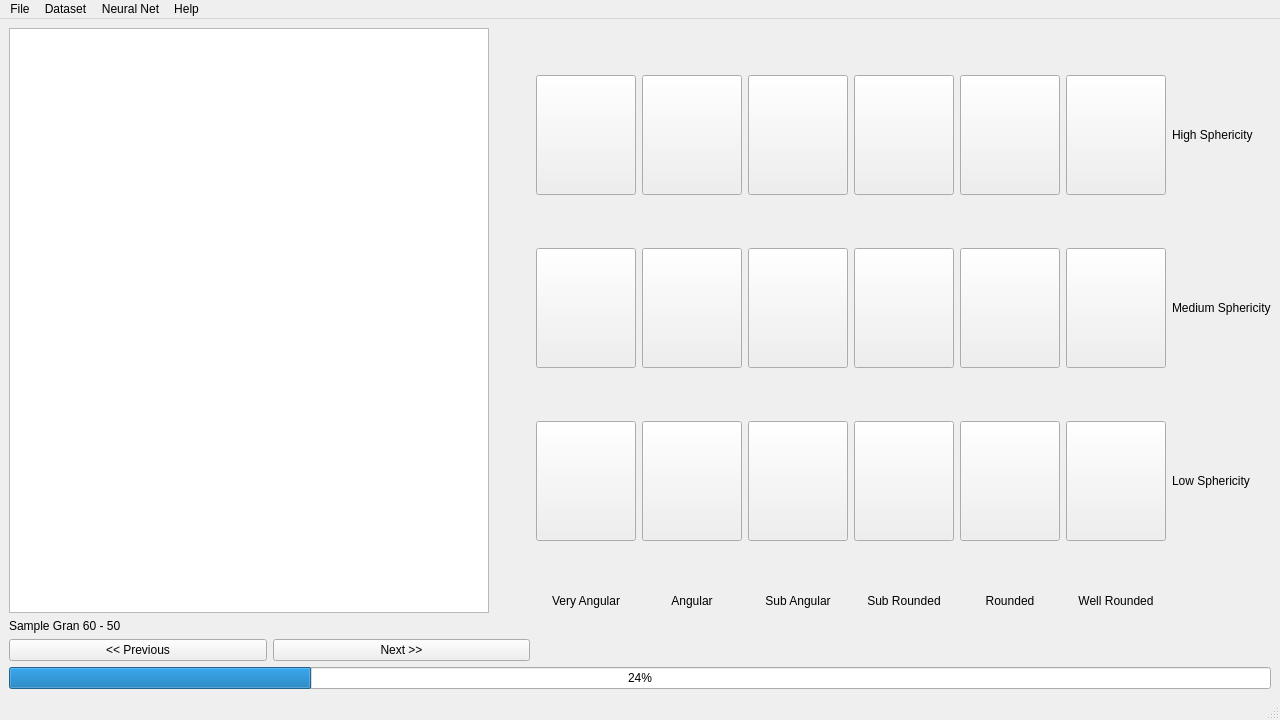
<?xml version="1.0" encoding="UTF-8"?>
<ui version="4.0">
 <class>NNteacher</class>
 <widget class="QMainWindow" name="NNteacher">
  <property name="geometry">
   <rect>
    <x>0</x>
    <y>0</y>
    <width>1280</width>
    <height>720</height>
   </rect>
  </property>
  <property name="minimumSize">
   <size>
    <width>1280</width>
    <height>720</height>
   </size>
  </property>
  <property name="maximumSize">
   <size>
    <width>1280</width>
    <height>720</height>
   </size>
  </property>
  <property name="focusPolicy">
   <enum>Qt::StrongFocus</enum>
  </property>
  <property name="windowTitle">
   <string>Neural Network Teacher</string>
  </property>
  <widget class="QWidget" name="centralwidget">
   <property name="sizePolicy">
    <sizepolicy hsizetype="Expanding" vsizetype="Expanding">
     <horstretch>0</horstretch>
     <verstretch>0</verstretch>
    </sizepolicy>
   </property>
   <layout class="QGridLayout" name="gridLayout">
    <item row="0" column="0">
     <layout class="QVBoxLayout" name="verticalLayout">
      <item>
       <layout class="QHBoxLayout" name="horizontalLayout">
        <item>
         <layout class="QVBoxLayout" name="verticalLayout_2">
          <item>
           <widget class="QGraphicsView" name="graphicsView">
            <property name="sizePolicy">
             <sizepolicy hsizetype="Maximum" vsizetype="MinimumExpanding">
              <horstretch>0</horstretch>
              <verstretch>0</verstretch>
             </sizepolicy>
            </property>
            <property name="minimumSize">
             <size>
              <width>480</width>
              <height>560</height>
             </size>
            </property>
            <property name="frameShape">
             <enum>QFrame::StyledPanel</enum>
            </property>
           </widget>
          </item>
          <item>
           <widget class="QLabel" name="SampleNameLbl">
            <property name="text">
             <string>Sample Gran 60 - 50</string>
            </property>
           </widget>
          </item>
          <item>
           <layout class="QHBoxLayout" name="horizontalLayout_2">
            <item>
             <widget class="QPushButton" name="pushButton_prev">
              <property name="text">
               <string>&lt;&lt; Previous</string>
              </property>
             </widget>
            </item>
            <item>
             <widget class="QPushButton" name="pushButton_next">
              <property name="text">
               <string>Next &gt;&gt;</string>
              </property>
             </widget>
            </item>
           </layout>
          </item>
         </layout>
        </item>
        <item>
         <layout class="QGridLayout" name="gridLayout_2">
          <item row="0" column="3">
           <widget class="QPushButton" name="pushbtn_04">
            <property name="sizePolicy">
             <sizepolicy hsizetype="Fixed" vsizetype="Fixed">
              <horstretch>0</horstretch>
              <verstretch>0</verstretch>
             </sizepolicy>
            </property>
            <property name="minimumSize">
             <size>
              <width>100</width>
              <height>120</height>
             </size>
            </property>
            <property name="maximumSize">
             <size>
              <width>100</width>
              <height>120</height>
             </size>
            </property>
            <property name="text">
             <string/>
            </property>
            <property name="icon">
             <iconset resource="VSA.qrc">
              <normaloff>:/Icons/Icons/4.png</normaloff>
              <normalon>:/Icons/Icons/4_fade.png</normalon>:/Icons/Icons/4.png</iconset>
            </property>
            <property name="iconSize">
             <size>
              <width>100</width>
              <height>120</height>
             </size>
            </property>
            <property name="checkable">
             <bool>true</bool>
            </property>
           </widget>
          </item>
          <item row="0" column="2">
           <widget class="QPushButton" name="pushbtn_03">
            <property name="sizePolicy">
             <sizepolicy hsizetype="Fixed" vsizetype="Fixed">
              <horstretch>0</horstretch>
              <verstretch>0</verstretch>
             </sizepolicy>
            </property>
            <property name="minimumSize">
             <size>
              <width>100</width>
              <height>120</height>
             </size>
            </property>
            <property name="maximumSize">
             <size>
              <width>100</width>
              <height>120</height>
             </size>
            </property>
            <property name="text">
             <string/>
            </property>
            <property name="icon">
             <iconset resource="VSA.qrc">
              <normaloff>:/Icons/Icons/3.png</normaloff>
              <normalon>:/Icons/Icons/3_fade.png</normalon>:/Icons/Icons/3.png</iconset>
            </property>
            <property name="iconSize">
             <size>
              <width>100</width>
              <height>120</height>
             </size>
            </property>
            <property name="checkable">
             <bool>true</bool>
            </property>
            <property name="flat">
             <bool>false</bool>
            </property>
           </widget>
          </item>
          <item row="0" column="4">
           <widget class="QPushButton" name="pushbtn_05">
            <property name="sizePolicy">
             <sizepolicy hsizetype="Fixed" vsizetype="Fixed">
              <horstretch>0</horstretch>
              <verstretch>0</verstretch>
             </sizepolicy>
            </property>
            <property name="minimumSize">
             <size>
              <width>100</width>
              <height>120</height>
             </size>
            </property>
            <property name="maximumSize">
             <size>
              <width>100</width>
              <height>120</height>
             </size>
            </property>
            <property name="text">
             <string/>
            </property>
            <property name="icon">
             <iconset resource="VSA.qrc">
              <normaloff>:/Icons/Icons/5.png</normaloff>
              <normalon>:/Icons/Icons/5_fade.png</normalon>:/Icons/Icons/5.png</iconset>
            </property>
            <property name="iconSize">
             <size>
              <width>100</width>
              <height>120</height>
             </size>
            </property>
            <property name="checkable">
             <bool>true</bool>
            </property>
           </widget>
          </item>
          <item row="0" column="0">
           <widget class="QPushButton" name="pushbtn_01">
            <property name="sizePolicy">
             <sizepolicy hsizetype="Fixed" vsizetype="Fixed">
              <horstretch>0</horstretch>
              <verstretch>0</verstretch>
             </sizepolicy>
            </property>
            <property name="minimumSize">
             <size>
              <width>100</width>
              <height>120</height>
             </size>
            </property>
            <property name="maximumSize">
             <size>
              <width>100</width>
              <height>120</height>
             </size>
            </property>
            <property name="toolTip">
             <string>Very angular with high sphericity</string>
            </property>
            <property name="text">
             <string/>
            </property>
            <property name="icon">
             <iconset resource="VSA.qrc">
              <normaloff>:/Icons/Icons/1.png</normaloff>
              <normalon>:/Icons/Icons/1_fade.png</normalon>:/Icons/Icons/1.png</iconset>
            </property>
            <property name="iconSize">
             <size>
              <width>100</width>
              <height>120</height>
             </size>
            </property>
            <property name="checkable">
             <bool>true</bool>
            </property>
            <property name="checked">
             <bool>false</bool>
            </property>
            <property name="flat">
             <bool>false</bool>
            </property>
           </widget>
          </item>
          <item row="3" column="3">
           <widget class="QPushButton" name="pushbtn_16">
            <property name="sizePolicy">
             <sizepolicy hsizetype="Fixed" vsizetype="Fixed">
              <horstretch>0</horstretch>
              <verstretch>0</verstretch>
             </sizepolicy>
            </property>
            <property name="minimumSize">
             <size>
              <width>100</width>
              <height>120</height>
             </size>
            </property>
            <property name="maximumSize">
             <size>
              <width>100</width>
              <height>120</height>
             </size>
            </property>
            <property name="text">
             <string/>
            </property>
            <property name="icon">
             <iconset resource="VSA.qrc">
              <normaloff>:/Icons/Icons/16.png</normaloff>
              <normalon>:/Icons/Icons/16_fade.png</normalon>:/Icons/Icons/16.png</iconset>
            </property>
            <property name="iconSize">
             <size>
              <width>100</width>
              <height>120</height>
             </size>
            </property>
            <property name="checkable">
             <bool>true</bool>
            </property>
           </widget>
          </item>
          <item row="4" column="0">
           <widget class="QLabel" name="label">
            <property name="minimumSize">
             <size>
              <width>0</width>
              <height>20</height>
             </size>
            </property>
            <property name="maximumSize">
             <size>
              <width>16777215</width>
              <height>20</height>
             </size>
            </property>
            <property name="text">
             <string>Very Angular</string>
            </property>
            <property name="alignment">
             <set>Qt::AlignHCenter|Qt::AlignTop</set>
            </property>
           </widget>
          </item>
          <item row="3" column="4">
           <widget class="QPushButton" name="pushbtn_17">
            <property name="sizePolicy">
             <sizepolicy hsizetype="Fixed" vsizetype="Fixed">
              <horstretch>0</horstretch>
              <verstretch>0</verstretch>
             </sizepolicy>
            </property>
            <property name="minimumSize">
             <size>
              <width>100</width>
              <height>120</height>
             </size>
            </property>
            <property name="maximumSize">
             <size>
              <width>100</width>
              <height>120</height>
             </size>
            </property>
            <property name="text">
             <string/>
            </property>
            <property name="icon">
             <iconset resource="VSA.qrc">
              <normaloff>:/Icons/Icons/17.png</normaloff>
              <normalon>:/Icons/Icons/17_fade.png</normalon>:/Icons/Icons/17.png</iconset>
            </property>
            <property name="iconSize">
             <size>
              <width>100</width>
              <height>120</height>
             </size>
            </property>
            <property name="checkable">
             <bool>true</bool>
            </property>
           </widget>
          </item>
          <item row="4" column="2">
           <widget class="QLabel" name="label_3">
            <property name="text">
             <string>Sub Angular</string>
            </property>
            <property name="alignment">
             <set>Qt::AlignHCenter|Qt::AlignTop</set>
            </property>
           </widget>
          </item>
          <item row="4" column="3">
           <widget class="QLabel" name="label_4">
            <property name="text">
             <string>Sub Rounded</string>
            </property>
            <property name="alignment">
             <set>Qt::AlignHCenter|Qt::AlignTop</set>
            </property>
           </widget>
          </item>
          <item row="0" column="1">
           <widget class="QPushButton" name="pushbtn_02">
            <property name="sizePolicy">
             <sizepolicy hsizetype="Fixed" vsizetype="Fixed">
              <horstretch>0</horstretch>
              <verstretch>0</verstretch>
             </sizepolicy>
            </property>
            <property name="minimumSize">
             <size>
              <width>100</width>
              <height>120</height>
             </size>
            </property>
            <property name="maximumSize">
             <size>
              <width>100</width>
              <height>120</height>
             </size>
            </property>
            <property name="text">
             <string/>
            </property>
            <property name="icon">
             <iconset resource="VSA.qrc">
              <normaloff>:/Icons/Icons/2.png</normaloff>
              <normalon>:/Icons/Icons/2_fade.png</normalon>:/Icons/Icons/2.png</iconset>
            </property>
            <property name="iconSize">
             <size>
              <width>100</width>
              <height>120</height>
             </size>
            </property>
            <property name="checkable">
             <bool>true</bool>
            </property>
            <property name="flat">
             <bool>false</bool>
            </property>
           </widget>
          </item>
          <item row="3" column="0">
           <widget class="QPushButton" name="pushbtn_13">
            <property name="sizePolicy">
             <sizepolicy hsizetype="Fixed" vsizetype="Fixed">
              <horstretch>0</horstretch>
              <verstretch>0</verstretch>
             </sizepolicy>
            </property>
            <property name="minimumSize">
             <size>
              <width>100</width>
              <height>120</height>
             </size>
            </property>
            <property name="maximumSize">
             <size>
              <width>100</width>
              <height>120</height>
             </size>
            </property>
            <property name="text">
             <string/>
            </property>
            <property name="icon">
             <iconset resource="VSA.qrc">
              <normaloff>:/Icons/Icons/13.png</normaloff>
              <normalon>:/Icons/Icons/13_fade.png</normalon>:/Icons/Icons/13.png</iconset>
            </property>
            <property name="iconSize">
             <size>
              <width>100</width>
              <height>120</height>
             </size>
            </property>
            <property name="checkable">
             <bool>true</bool>
            </property>
           </widget>
          </item>
          <item row="4" column="1">
           <widget class="QLabel" name="label_2">
            <property name="text">
             <string>Angular</string>
            </property>
            <property name="alignment">
             <set>Qt::AlignHCenter|Qt::AlignTop</set>
            </property>
           </widget>
          </item>
          <item row="4" column="4">
           <widget class="QLabel" name="label_5">
            <property name="text">
             <string>Rounded</string>
            </property>
            <property name="alignment">
             <set>Qt::AlignHCenter|Qt::AlignTop</set>
            </property>
           </widget>
          </item>
          <item row="2" column="0">
           <widget class="QPushButton" name="pushbtn_07">
            <property name="sizePolicy">
             <sizepolicy hsizetype="Fixed" vsizetype="Fixed">
              <horstretch>0</horstretch>
              <verstretch>0</verstretch>
             </sizepolicy>
            </property>
            <property name="minimumSize">
             <size>
              <width>100</width>
              <height>120</height>
             </size>
            </property>
            <property name="maximumSize">
             <size>
              <width>100</width>
              <height>120</height>
             </size>
            </property>
            <property name="text">
             <string/>
            </property>
            <property name="icon">
             <iconset resource="VSA.qrc">
              <normaloff>:/Icons/Icons/7.png</normaloff>
              <normalon>:/Icons/Icons/7_fade.png</normalon>:/Icons/Icons/7.png</iconset>
            </property>
            <property name="iconSize">
             <size>
              <width>100</width>
              <height>120</height>
             </size>
            </property>
            <property name="checkable">
             <bool>true</bool>
            </property>
           </widget>
          </item>
          <item row="2" column="1">
           <widget class="QPushButton" name="pushbtn_08">
            <property name="sizePolicy">
             <sizepolicy hsizetype="Fixed" vsizetype="Fixed">
              <horstretch>0</horstretch>
              <verstretch>0</verstretch>
             </sizepolicy>
            </property>
            <property name="minimumSize">
             <size>
              <width>100</width>
              <height>120</height>
             </size>
            </property>
            <property name="maximumSize">
             <size>
              <width>100</width>
              <height>120</height>
             </size>
            </property>
            <property name="text">
             <string/>
            </property>
            <property name="icon">
             <iconset resource="VSA.qrc">
              <normaloff>:/Icons/Icons/8.png</normaloff>
              <normalon>:/Icons/Icons/8_fade.png</normalon>:/Icons/Icons/8.png</iconset>
            </property>
            <property name="iconSize">
             <size>
              <width>100</width>
              <height>120</height>
             </size>
            </property>
            <property name="checkable">
             <bool>true</bool>
            </property>
           </widget>
          </item>
          <item row="2" column="2">
           <widget class="QPushButton" name="pushbtn_09">
            <property name="sizePolicy">
             <sizepolicy hsizetype="Fixed" vsizetype="Fixed">
              <horstretch>0</horstretch>
              <verstretch>0</verstretch>
             </sizepolicy>
            </property>
            <property name="minimumSize">
             <size>
              <width>100</width>
              <height>120</height>
             </size>
            </property>
            <property name="maximumSize">
             <size>
              <width>100</width>
              <height>120</height>
             </size>
            </property>
            <property name="text">
             <string/>
            </property>
            <property name="icon">
             <iconset resource="VSA.qrc">
              <normaloff>:/Icons/Icons/9.png</normaloff>
              <normalon>:/Icons/Icons/9_fade.png</normalon>:/Icons/Icons/9.png</iconset>
            </property>
            <property name="iconSize">
             <size>
              <width>100</width>
              <height>120</height>
             </size>
            </property>
            <property name="checkable">
             <bool>true</bool>
            </property>
           </widget>
          </item>
          <item row="2" column="3">
           <widget class="QPushButton" name="pushbtn_10">
            <property name="sizePolicy">
             <sizepolicy hsizetype="Fixed" vsizetype="Fixed">
              <horstretch>0</horstretch>
              <verstretch>0</verstretch>
             </sizepolicy>
            </property>
            <property name="minimumSize">
             <size>
              <width>100</width>
              <height>120</height>
             </size>
            </property>
            <property name="maximumSize">
             <size>
              <width>100</width>
              <height>120</height>
             </size>
            </property>
            <property name="text">
             <string/>
            </property>
            <property name="icon">
             <iconset resource="VSA.qrc">
              <normaloff>:/Icons/Icons/10.png</normaloff>
              <normalon>:/Icons/Icons/10_fade.png</normalon>:/Icons/Icons/10.png</iconset>
            </property>
            <property name="iconSize">
             <size>
              <width>100</width>
              <height>120</height>
             </size>
            </property>
            <property name="checkable">
             <bool>true</bool>
            </property>
           </widget>
          </item>
          <item row="2" column="4">
           <widget class="QPushButton" name="pushbtn_11">
            <property name="sizePolicy">
             <sizepolicy hsizetype="Fixed" vsizetype="Fixed">
              <horstretch>0</horstretch>
              <verstretch>0</verstretch>
             </sizepolicy>
            </property>
            <property name="minimumSize">
             <size>
              <width>100</width>
              <height>120</height>
             </size>
            </property>
            <property name="maximumSize">
             <size>
              <width>100</width>
              <height>120</height>
             </size>
            </property>
            <property name="text">
             <string/>
            </property>
            <property name="icon">
             <iconset resource="VSA.qrc">
              <normaloff>:/Icons/Icons/11.png</normaloff>
              <normalon>:/Icons/Icons/11_fade.png</normalon>:/Icons/Icons/11.png</iconset>
            </property>
            <property name="iconSize">
             <size>
              <width>100</width>
              <height>120</height>
             </size>
            </property>
            <property name="checkable">
             <bool>true</bool>
            </property>
           </widget>
          </item>
          <item row="3" column="1">
           <widget class="QPushButton" name="pushbtn_14">
            <property name="sizePolicy">
             <sizepolicy hsizetype="Fixed" vsizetype="Fixed">
              <horstretch>0</horstretch>
              <verstretch>0</verstretch>
             </sizepolicy>
            </property>
            <property name="minimumSize">
             <size>
              <width>100</width>
              <height>120</height>
             </size>
            </property>
            <property name="maximumSize">
             <size>
              <width>100</width>
              <height>120</height>
             </size>
            </property>
            <property name="text">
             <string/>
            </property>
            <property name="icon">
             <iconset resource="VSA.qrc">
              <normaloff>:/Icons/Icons/14.png</normaloff>
              <normalon>:/Icons/Icons/14_fade.png</normalon>:/Icons/Icons/14.png</iconset>
            </property>
            <property name="iconSize">
             <size>
              <width>100</width>
              <height>120</height>
             </size>
            </property>
            <property name="checkable">
             <bool>true</bool>
            </property>
           </widget>
          </item>
          <item row="3" column="2">
           <widget class="QPushButton" name="pushbtn_15">
            <property name="sizePolicy">
             <sizepolicy hsizetype="Fixed" vsizetype="Fixed">
              <horstretch>0</horstretch>
              <verstretch>0</verstretch>
             </sizepolicy>
            </property>
            <property name="minimumSize">
             <size>
              <width>100</width>
              <height>120</height>
             </size>
            </property>
            <property name="maximumSize">
             <size>
              <width>100</width>
              <height>120</height>
             </size>
            </property>
            <property name="text">
             <string/>
            </property>
            <property name="icon">
             <iconset resource="VSA.qrc">
              <normaloff>:/Icons/Icons/15.png</normaloff>
              <normalon>:/Icons/Icons/15_fade.png</normalon>:/Icons/Icons/15.png</iconset>
            </property>
            <property name="iconSize">
             <size>
              <width>100</width>
              <height>120</height>
             </size>
            </property>
            <property name="checkable">
             <bool>true</bool>
            </property>
           </widget>
          </item>
          <item row="4" column="5">
           <widget class="QLabel" name="label_7">
            <property name="text">
             <string>Well Rounded</string>
            </property>
            <property name="alignment">
             <set>Qt::AlignHCenter|Qt::AlignTop</set>
            </property>
           </widget>
          </item>
          <item row="3" column="5">
           <widget class="QPushButton" name="pushbtn_18">
            <property name="sizePolicy">
             <sizepolicy hsizetype="Fixed" vsizetype="Fixed">
              <horstretch>0</horstretch>
              <verstretch>0</verstretch>
             </sizepolicy>
            </property>
            <property name="minimumSize">
             <size>
              <width>100</width>
              <height>120</height>
             </size>
            </property>
            <property name="maximumSize">
             <size>
              <width>100</width>
              <height>120</height>
             </size>
            </property>
            <property name="text">
             <string/>
            </property>
            <property name="icon">
             <iconset resource="VSA.qrc">
              <normaloff>:/Icons/Icons/18.png</normaloff>
              <normalon>:/Icons/Icons/18_fade.png</normalon>:/Icons/Icons/18.png</iconset>
            </property>
            <property name="iconSize">
             <size>
              <width>100</width>
              <height>120</height>
             </size>
            </property>
            <property name="checkable">
             <bool>true</bool>
            </property>
           </widget>
          </item>
          <item row="2" column="5">
           <widget class="QPushButton" name="pushbtn_12">
            <property name="sizePolicy">
             <sizepolicy hsizetype="Fixed" vsizetype="Fixed">
              <horstretch>0</horstretch>
              <verstretch>0</verstretch>
             </sizepolicy>
            </property>
            <property name="minimumSize">
             <size>
              <width>100</width>
              <height>120</height>
             </size>
            </property>
            <property name="maximumSize">
             <size>
              <width>100</width>
              <height>120</height>
             </size>
            </property>
            <property name="text">
             <string/>
            </property>
            <property name="icon">
             <iconset resource="VSA.qrc">
              <normaloff>:/Icons/Icons/12.png</normaloff>
              <normalon>:/Icons/Icons/12_fade.png</normalon>:/Icons/Icons/12.png</iconset>
            </property>
            <property name="iconSize">
             <size>
              <width>100</width>
              <height>120</height>
             </size>
            </property>
            <property name="checkable">
             <bool>true</bool>
            </property>
           </widget>
          </item>
          <item row="0" column="5">
           <widget class="QPushButton" name="pushbtn_06">
            <property name="sizePolicy">
             <sizepolicy hsizetype="Fixed" vsizetype="Fixed">
              <horstretch>0</horstretch>
              <verstretch>0</verstretch>
             </sizepolicy>
            </property>
            <property name="minimumSize">
             <size>
              <width>100</width>
              <height>120</height>
             </size>
            </property>
            <property name="maximumSize">
             <size>
              <width>100</width>
              <height>120</height>
             </size>
            </property>
            <property name="text">
             <string/>
            </property>
            <property name="icon">
             <iconset resource="VSA.qrc">
              <normaloff>:/Icons/Icons/6.png</normaloff>
              <normalon>:/Icons/Icons/6_fade.png</normalon>:/Icons/Icons/6.png</iconset>
            </property>
            <property name="iconSize">
             <size>
              <width>100</width>
              <height>120</height>
             </size>
            </property>
            <property name="checkable">
             <bool>true</bool>
            </property>
           </widget>
          </item>
          <item row="2" column="6">
           <widget class="QLabel" name="label_9">
            <property name="text">
             <string>Medium Sphericity</string>
            </property>
           </widget>
          </item>
          <item row="3" column="6">
           <widget class="QLabel" name="label_10">
            <property name="text">
             <string>Low Sphericity</string>
            </property>
           </widget>
          </item>
          <item row="0" column="6">
           <widget class="QLabel" name="label_8">
            <property name="text">
             <string>High Sphericity</string>
            </property>
           </widget>
          </item>
         </layout>
        </item>
       </layout>
      </item>
     </layout>
    </item>
    <item row="1" column="0">
     <widget class="QProgressBar" name="progressBar">
      <property name="value">
       <number>24</number>
      </property>
     </widget>
    </item>
   </layout>
  </widget>
  <widget class="QMenuBar" name="menubar">
   <property name="geometry">
    <rect>
     <x>0</x>
     <y>0</y>
     <width>1280</width>
     <height>25</height>
    </rect>
   </property>
   <widget class="QMenu" name="menuFile">
    <property name="title">
     <string>File</string>
    </property>
    <addaction name="actionLoad_Neural_Net"/>
    <addaction name="actionSave_Neural_Net"/>
    <addaction name="separator"/>
    <addaction name="actionExit"/>
   </widget>
   <widget class="QMenu" name="menuDataset">
    <property name="title">
     <string>Dataset</string>
    </property>
    <addaction name="actionExtraxt_particle"/>
    <addaction name="actionSet_dataset_folder_2"/>
    <addaction name="actionSet_sample_folder"/>
   </widget>
   <widget class="QMenu" name="menuNeural_Net">
    <property name="title">
     <string>Neural Net</string>
    </property>
    <addaction name="actionLearn"/>
    <addaction name="actionTest"/>
    <addaction name="actionSetup_Network"/>
   </widget>
   <widget class="QMenu" name="menuHelp">
    <property name="title">
     <string>Help</string>
    </property>
    <addaction name="actionContent"/>
    <addaction name="actionAbout"/>
   </widget>
   <addaction name="menuFile"/>
   <addaction name="menuDataset"/>
   <addaction name="menuNeural_Net"/>
   <addaction name="menuHelp"/>
  </widget>
  <widget class="QStatusBar" name="statusbar"/>
  <action name="actionLoad_Neural_Net">
   <property name="text">
    <string>Load Neural Net</string>
   </property>
  </action>
  <action name="actionSave_Neural_Net">
   <property name="text">
    <string>Save Neural Net</string>
   </property>
  </action>
  <action name="actionSet_dataset_folder">
   <property name="text">
    <string>Set dataset folder</string>
   </property>
  </action>
  <action name="actionExit">
   <property name="text">
    <string>Exit</string>
   </property>
  </action>
  <action name="actionExtraxt_particle">
   <property name="text">
    <string>Create dataset</string>
   </property>
  </action>
  <action name="actionSet_dataset_folder_2">
   <property name="text">
    <string>Set dataset folder</string>
   </property>
  </action>
  <action name="actionSet_sample_folder">
   <property name="text">
    <string>Set sample folder</string>
   </property>
  </action>
  <action name="actionLearn">
   <property name="text">
    <string>Learn</string>
   </property>
  </action>
  <action name="actionTest">
   <property name="text">
    <string>Test</string>
   </property>
  </action>
  <action name="actionContent">
   <property name="text">
    <string>Content</string>
   </property>
  </action>
  <action name="actionAbout">
   <property name="text">
    <string>About</string>
   </property>
  </action>
  <action name="actionSetup_Network">
   <property name="text">
    <string>Setup Network</string>
   </property>
  </action>
 </widget>
 <resources>
  <include location="VSA.qrc"/>
 </resources>
 <connections>
  <connection>
   <sender>actionExit</sender>
   <signal>triggered()</signal>
   <receiver>NNteacher</receiver>
   <slot>close()</slot>
   <hints>
    <hint type="sourcelabel">
     <x>-1</x>
     <y>-1</y>
    </hint>
    <hint type="destinationlabel">
     <x>639</x>
     <y>359</y>
    </hint>
   </hints>
  </connection>
 </connections>
</ui>
